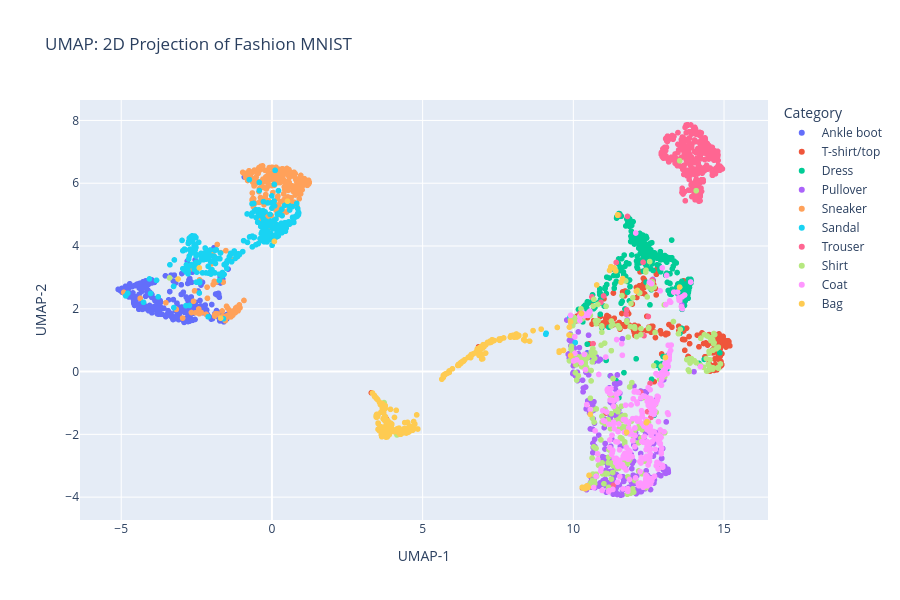

Notebook code cell kept with this figure:
### Markdown cell above
##Step 7: Visualize UMAP Clusters Interactively

Interactive UMAP scatter plot showing how product categories group in reduced dimensions. This helps spot overlapping vs. distinct classes.

### Code cell
fig = px.scatter(umap_df, x='UMAP-1', y='UMAP-2', color='Label',
                 title="UMAP: 2D Projection of Fashion MNIST",
                 labels={"Label": "Category"}, width=900, height=600)
fig.show()

### Figure 1 — Plotly figure (JSON) as saved in the notebook; plotly's stock layout.template omitted (floating-point values rounded to 4 significant figures; data arrays with more than 128 entries replaced by an {"elided": "..."} marker saying what was removed)
{"data": [{"hovertemplate": "Category=Ankle boot<br>UMAP-1=%{x}<br>UMAP-2=%{y}<extra></extra>", "legendgroup": "Ankle boot", "marker": {"color": "#636efa", "symbol": "circle"}, "mode": "markers", "name": "Ankle boot", "showlegend": true, "type": "scattergl", "x": {"elided": "295 float values"}, "xaxis": "x", "y": {"elided": "295 float values"}, "yaxis": "y"}, {"hovertemplate": "Category=T-shirt/top<br>UMAP-1=%{x}<br>UMAP-2=%{y}<extra></extra>", "legendgroup": "T-shirt/top", "marker": {"color": "#EF553B", "symbol": "circle"}, "mode": "markers", "name": "T-shirt/top", "showlegend": true, "type": "scattergl", "x": {"elided": "282 float values"}, "xaxis": "x", "y": {"elided": "282 float values"}, "yaxis": "y"}, {"hovertemplate": "Category=Dress<br>UMAP-1=%{x}<br>UMAP-2=%{y}<extra></extra>", "legendgroup": "Dress", "marker": {"color": "#00cc96", "symbol": "circle"}, "mode": "markers", "name": "Dress", "showlegend": true, "type": "scattergl", "x": {"elided": "312 float values"}, "xaxis": "x", "y": {"elided": "312 float values"}, "yaxis": "y"}, {"hovertemplate": "Category=Pullover<br>UMAP-1=%{x}<br>UMAP-2=%{y}<extra></extra>", "legendgroup": "Pullover", "marker": {"color": "#ab63fa", "symbol": "circle"}, "mode": "markers", "name": "Pullover", "showlegend": true, "type": "scattergl", "x": {"elided": "290 float values"}, "xaxis": "x", "y": {"elided": "290 float values"}, "yaxis": "y"}, {"hovertemplate": "Category=Sneaker<br>UMAP-1=%{x}<br>UMAP-2=%{y}<extra></extra>", "legendgroup": "Sneaker", "marker": {"color": "#FFA15A", "symbol": "circle"}, "mode": "markers", "name": "Sneaker", "showlegend": true, "type": "scattergl", "x": {"elided": "312 float values"}, "xaxis": "x", "y": {"elided": "312 float values"}, "yaxis": "y"}, {"hovertemplate": "Category=Sandal<br>UMAP-1=%{x}<br>UMAP-2=%{y}<extra></extra>", "legendgroup": "Sandal", "marker": {"color": "#19d3f3", "symbol": "circle"}, "mode": "markers", "name": "Sandal", "showlegend": true, "type": "scattergl", "x": {"elided": "300 float values"}, "xaxis": "x", "y": {"elided": "300 float values"}, "yaxis": "y"}, {"hovertemplate": "Category=Trouser<br>UMAP-1=%{x}<br>UMAP-2=%{y}<extra></extra>", "legendgroup": "Trouser", "marker": {"color": "#FF6692", "symbol": "circle"}, "mode": "markers", "name": "Trouser", "showlegend": true, "type": "scattergl", "x": {"elided": "321 float values"}, "xaxis": "x", "y": {"elided": "321 float values"}, "yaxis": "y"}, {"hovertemplate": "Category=Shirt<br>UMAP-1=%{x}<br>UMAP-2=%{y}<extra></extra>", "legendgroup": "Shirt", "marker": {"color": "#B6E880", "symbol": "circle"}, "mode": "markers", "name": "Shirt", "showlegend": true, "type": "scattergl", "x": {"elided": "298 float values"}, "xaxis": "x", "y": {"elided": "298 float values"}, "yaxis": "y"}, {"hovertemplate": "Category=Coat<br>UMAP-1=%{x}<br>UMAP-2=%{y}<extra></extra>", "legendgroup": "Coat", "marker": {"color": "#FF97FF", "symbol": "circle"}, "mode": "markers", "name": "Coat", "showlegend": true, "type": "scattergl", "x": {"elided": "303 float values"}, "xaxis": "x", "y": {"elided": "303 float values"}, "yaxis": "y"}, {"hovertemplate": "Category=Bag<br>UMAP-1=%{x}<br>UMAP-2=%{y}<extra></extra>", "legendgroup": "Bag", "marker": {"color": "#FECB52", "symbol": "circle"}, "mode": "markers", "name": "Bag", "showlegend": true, "type": "scattergl", "x": {"elided": "287 float values"}, "xaxis": "x", "y": {"elided": "287 float values"}, "yaxis": "y"}], "layout": {"height": 600, "legend": {"title": {"text": "Category"}, "tracegroupgap": 0}, "title": {"text": "UMAP: 2D Projection of Fashion MNIST"}, "width": 900, "xaxis": {"anchor": "y", "domain": [0, 1], "title": {"text": "UMAP-1"}}, "yaxis": {"anchor": "x", "domain": [0, 1], "title": {"text": "UMAP-2"}}}}
